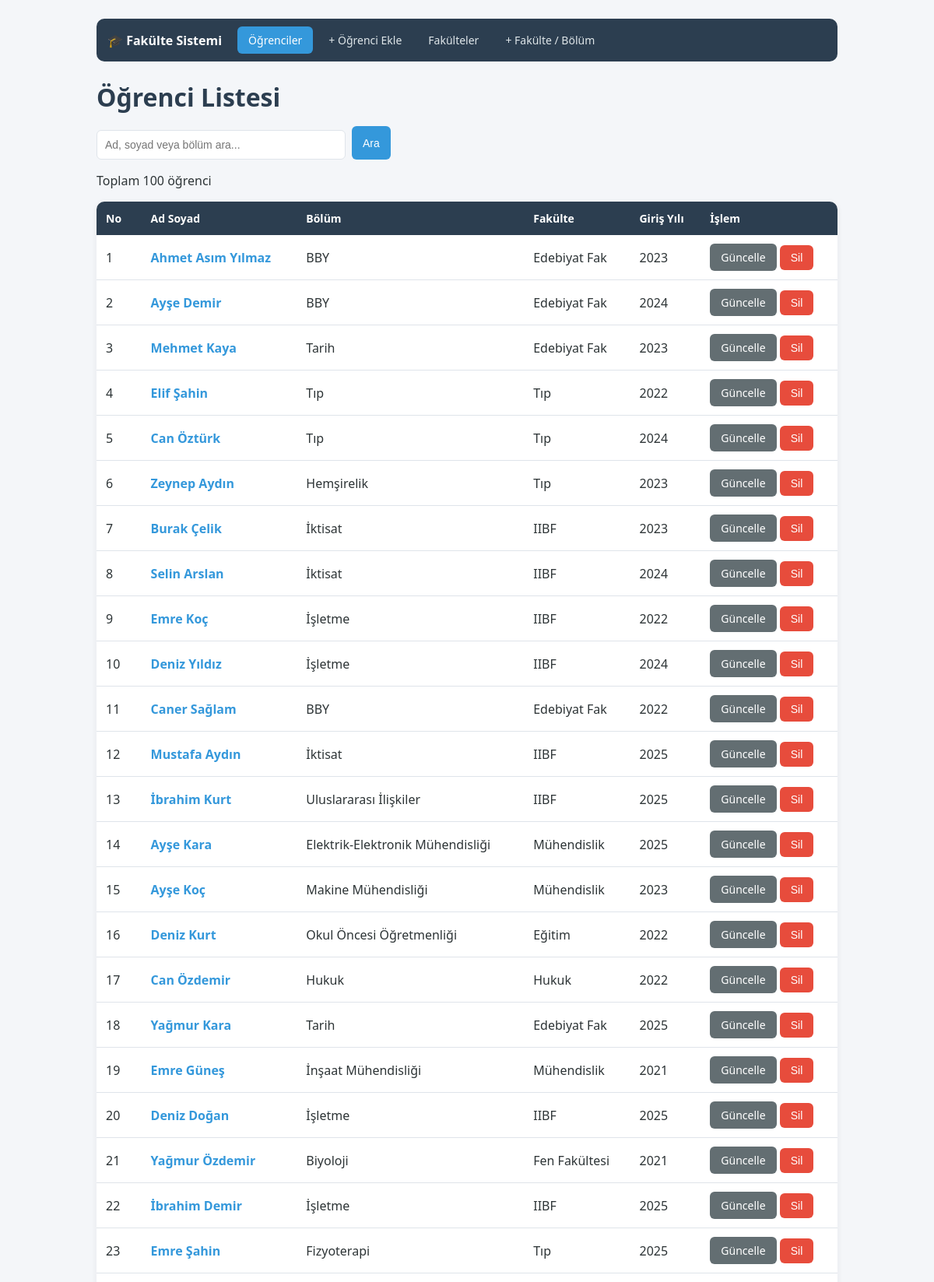
The page / (upper part) on the database its author committed.
### tables this page shows
CREATE TABLE Ogrenci (
    OgrenciID INTEGER PRIMARY KEY AUTOINCREMENT,
    Ad TEXT NOT NULL,
    Soyad TEXT NOT NULL,
    BolumID INTEGER,
    GirisYili INTEGER,
    FOREIGN KEY (BolumID) REFERENCES Bolum(BolumID)
);

CREATE TABLE "Bolum" (
	"BolumID"	INTEGER NOT NULL,
	"BolumAdi"	TEXT,
	"FakulteID"	INTEGER,
	PRIMARY KEY("BolumID" AUTOINCREMENT),
	CONSTRAINT "FK_Bolum_Fakulte" FOREIGN KEY("FakulteID") REFERENCES "Fakulte"("FakulteID")
);

CREATE TABLE "Fakulte" (
	"FakulteID"	INTEGER NOT NULL,
	"FakulteAdi"	TEXT,
	PRIMARY KEY("FakulteID" AUTOINCREMENT)
);

### index.php (the view, shortened to what this page needs)
<?php
require "baglanti.php";
$ara = trim($_GET["ara"] ?? "");
$stmt = $db->prepare("
    SELECT o.OgrenciID, o.Ad, o.Soyad, o.GirisYili,
           b.BolumAdi, f.FakulteAdi
    FROM Ogrenci o
    LEFT JOIN Bolum b ON o.BolumID = b.BolumID
    LEFT JOIN Fakulte f ON b.FakulteID = f.FakulteID
    WHERE o.Ad LIKE :ara OR o.Soyad LIKE :ara OR b.BolumAdi LIKE :ara
    ORDER BY o.OgrenciID
");
$stmt->execute([":ara" => "%" . $ara . "%"]);
$ogrenciler = $stmt->fetchAll(PDO::FETCH_ASSOC);
?>
<!DOCTYPE html>
<html lang="tr">
<head>
    <link rel="stylesheet" href="stil.css">
</head>
<body>
    <?php include "menu.php"; ?>
    <h1>Öğrenci Listesi</h1>
    <form method="get" class="arama">
        <input type="text" name="ara" placeholder="Ad, soyad veya bölüm ara..." value="<?= htmlspecialchars($ara) ?>">
        <button type="submit">Ara</button>
    </form>
    <p>Toplam <?= count($ogrenciler) ?> öğrenci</p>
    <table>
        <tr>
           <th>No</th><th>Ad Soyad</th><th>Bölüm</th><th>Fakülte</th><th>Giriş Yılı</th><th>İşlem</th>
        </tr>
        <?php foreach ($ogrenciler as $o): ?>
        <tr>
            <td><?= htmlspecialchars($o["OgrenciID"]) ?></td>
            <td><a href="ogrenci_detay.php?id=<?= (int)$o["OgrenciID"] ?>"><?= htmlspecialchars($o["Ad"] . " " . $o["Soyad"]) ?></a></td>
            <td><?= htmlspecialchars($o["BolumAdi"] ?? "-") ?></td>
            <td><?= htmlspecialchars($o["FakulteAdi"] ?? "-") ?></td>
            <td><?= htmlspecialchars($o["GirisYili"]) ?></td>
             <td>
                <a class="btn btn-sec" href="ogrenci_guncelle.php?id=<?= (int)$o["OgrenciID"] ?>">Güncelle</a>
                <form method="post" action="ogrenci_sil.php" onsubmit="return confirm('Bu öğrenci silinsin mi?');" style="display:inline;">
                    <button type="submit" class="btn btn-danger">Sil</button>
                </form>
            </td>
        </tr>
        <?php endforeach; ?>
    </table>
</body>
</html>

### stil.css (style rules this page uses)
:root { --ana: #2c3e50; --vurgu: #3498db; --tehlike: #e74c3c; --zemin: #f4f6f9; --kenar: #dfe4ea; }
* { box-sizing: border-box; }
body { font-family: "Segoe UI", Arial, sans-serif; background: var(--zemin); color: #2d3436; max-width: 1000px; margin: 0 auto; padding: 24px; }
h1 { color: var(--ana); margin: 24px 0 8px; }
table { border-collapse: collapse; width: 100%; background: #fff; border-radius: 10px; overflow: hidden; box-shadow: 0 2px 8px rgba(0,0,0,0.06); margin-top: 16px; }
th { background: var(--ana); color: #fff; text-align: left; padding: 12px; font-size: 14px; }
td { padding: 11px 12px; border-bottom: 1px solid var(--kenar); }
td a { color: var(--vurgu); text-decoration: none; font-weight: 600; }
.btn, button { display: inline-block; background: var(--vurgu); color: #fff; border: none; padding: 8px 14px; border-radius: 6px; font-size: 14px; cursor: pointer; text-decoration: none; }
.btn-sec { background: #636e72; }
.btn-danger { background: var(--tehlike); }
td .btn { color: #fff; font-weight: normal; }
.arama { display: flex; gap: 8px; margin-top: 16px; }
.arama input { flex: 1; max-width: 320px; }
input, select { width: 100%; padding: 10px; margin-top: 5px; border: 1px solid var(--kenar); border-radius: 6px; font-size: 14px; }

### rows shown on the page
ogrenci: OgrenciID "1", Ad+Soyad "Ahmet Asım Yılmaz", BolumID.BolumAdi "BBY", fakulte.FakulteAdi "Edebiyat Fak", GirisYili "2023"
ogrenci: OgrenciID "2", Ad+Soyad "Ayşe Demir", BolumID.BolumAdi "BBY", fakulte.FakulteAdi "Edebiyat Fak", GirisYili "2024"
ogrenci: OgrenciID "3", Ad+Soyad "Mehmet Kaya", BolumID.BolumAdi "Tarih", fakulte.FakulteAdi "Edebiyat Fak", GirisYili "2023"
ogrenci: OgrenciID "4", Ad+Soyad "Elif Şahin", BolumID.BolumAdi "Tıp", fakulte.FakulteAdi "Tıp", GirisYili "2022"
ogrenci: OgrenciID "5", Ad+Soyad "Can Öztürk", BolumID.BolumAdi "Tıp", fakulte.FakulteAdi "Tıp", GirisYili "2024"
ogrenci: OgrenciID "6", Ad+Soyad "Zeynep Aydın", BolumID.BolumAdi "Hemşirelik", fakulte.FakulteAdi "Tıp", GirisYili "2023"
ogrenci: OgrenciID "7", Ad+Soyad "Burak Çelik", BolumID.BolumAdi "İktisat", fakulte.FakulteAdi "IIBF", GirisYili "2023"
ogrenci: OgrenciID "8", Ad+Soyad "Selin Arslan", BolumID.BolumAdi "İktisat", fakulte.FakulteAdi "IIBF", GirisYili "2024"
ogrenci: OgrenciID "9", Ad+Soyad "Emre Koç", BolumID.BolumAdi "İşletme", fakulte.FakulteAdi "IIBF", GirisYili "2022"
ogrenci: OgrenciID "10", Ad+Soyad "Deniz Yıldız", BolumID.BolumAdi "İşletme", fakulte.FakulteAdi "IIBF", GirisYili "2024"
ogrenci: OgrenciID "11", Ad+Soyad "Caner Sağlam", BolumID.BolumAdi "BBY", fakulte.FakulteAdi "Edebiyat Fak", GirisYili "2022"
ogrenci: OgrenciID "12", Ad+Soyad "Mustafa Aydın", BolumID.BolumAdi "İktisat", fakulte.FakulteAdi "IIBF", GirisYili "2025"
ogrenci: OgrenciID "13", Ad+Soyad "İbrahim Kurt", BolumID.BolumAdi "Uluslararası İlişkiler", fakulte.FakulteAdi "IIBF", GirisYili "2025"
ogrenci: OgrenciID "14", Ad+Soyad "Ayşe Kara", BolumID.BolumAdi "Elektrik-Elektronik Mühendisliği", fakulte.FakulteAdi "Mühendislik", GirisYili "2025"
ogrenci: OgrenciID "15", Ad+Soyad "Ayşe Koç", BolumID.BolumAdi "Makine Mühendisliği", fakulte.FakulteAdi "Mühendislik", GirisYili "2023"
ogrenci: OgrenciID "16", Ad+Soyad "Deniz Kurt", BolumID.BolumAdi "Okul Öncesi Öğretmenliği", fakulte.FakulteAdi "Eğitim", GirisYili "2022"
ogrenci: OgrenciID "17", Ad+Soyad "Can Özdemir", BolumID.BolumAdi "Hukuk", fakulte.FakulteAdi "Hukuk", GirisYili "2022"
ogrenci: OgrenciID "18", Ad+Soyad "Yağmur Kara", BolumID.BolumAdi "Tarih", fakulte.FakulteAdi "Edebiyat Fak", GirisYili "2025"
ogrenci: OgrenciID "19", Ad+Soyad "Emre Güneş", BolumID.BolumAdi "İnşaat Mühendisliği", fakulte.FakulteAdi "Mühendislik", GirisYili "2021"
ogrenci: OgrenciID "20", Ad+Soyad "Deniz Doğan", BolumID.BolumAdi "İşletme", fakulte.FakulteAdi "IIBF", GirisYili "2025"
ogrenci: OgrenciID "21", Ad+Soyad "Yağmur Özdemir", BolumID.BolumAdi "Biyoloji", fakulte.FakulteAdi "Fen Fakültesi", GirisYili "2021"
ogrenci: OgrenciID "22", Ad+Soyad "İbrahim Demir", BolumID.BolumAdi "İşletme", fakulte.FakulteAdi "IIBF", GirisYili "2025"
ogrenci: OgrenciID "23", Ad+Soyad "Emre Şahin", BolumID.BolumAdi "Fizyoterapi", fakulte.FakulteAdi "Tıp", GirisYili "2025"

### other values the page prints
count($ogrenciler) "100"
